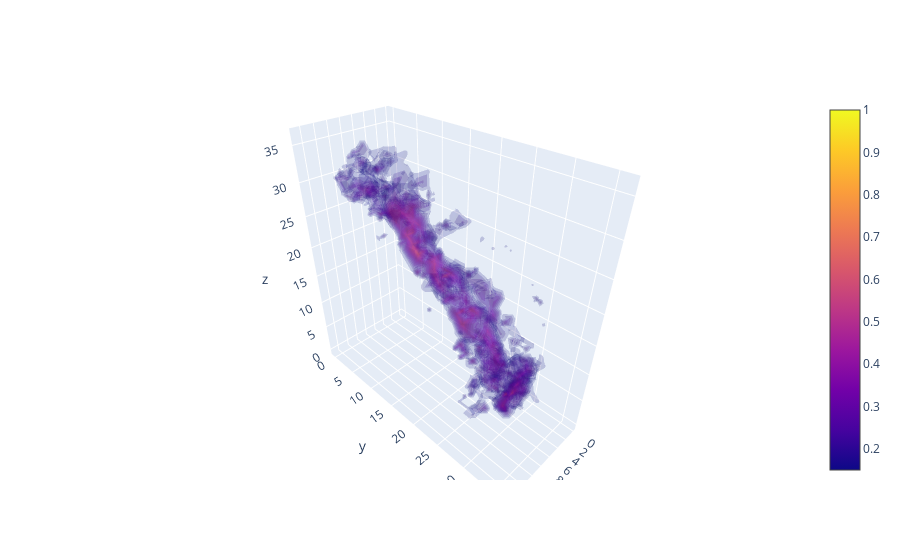

The code cell stored with this chart in its notebook:
### Code cell
# Create axis
axes = list(dim[:3])
dim1 = list(dim[:3])[0]
dim2 = list(dim[:3])[1]
dim3 = list(dim[:3])[2]

# Create Data
data = sum_vol.reshape(list(dim[:3]))

X, Y, Z = np.mgrid[0:dim1:1, 0:dim2:1, 0:dim3:1]
values = np.flip(data, axis=[1,2])

fig = go.Figure(data=go.Volume(
    x=X.flatten(),
    y=Y.flatten(),
    z=Z.flatten(),
    value=values.flatten(),
    isomin=0.15,
    isomax=1,
    opacity=0.1, # needs to be small to see through all surfaces
    surface_count=17, # needs to be a large number for good volume rendering
    ))
fig.show()

### Figure 1 — Plotly figure (JSON) as saved in the notebook; plotly's stock layout.template omitted (floating-point values rounded to 4 significant figures; data arrays with more than 128 entries replaced by an {"elided": "..."} marker saying what was removed)
{"data": [{"isomax": 1, "isomin": 0.15, "opacity": 0.1, "surface": {"count": 17}, "type": "volume", "value": {"elided": "21904 float values"}, "x": {"elided": "21904 int values"}, "y": {"elided": "21904 int values"}, "z": {"elided": "21904 int values"}}], "layout": {}}
